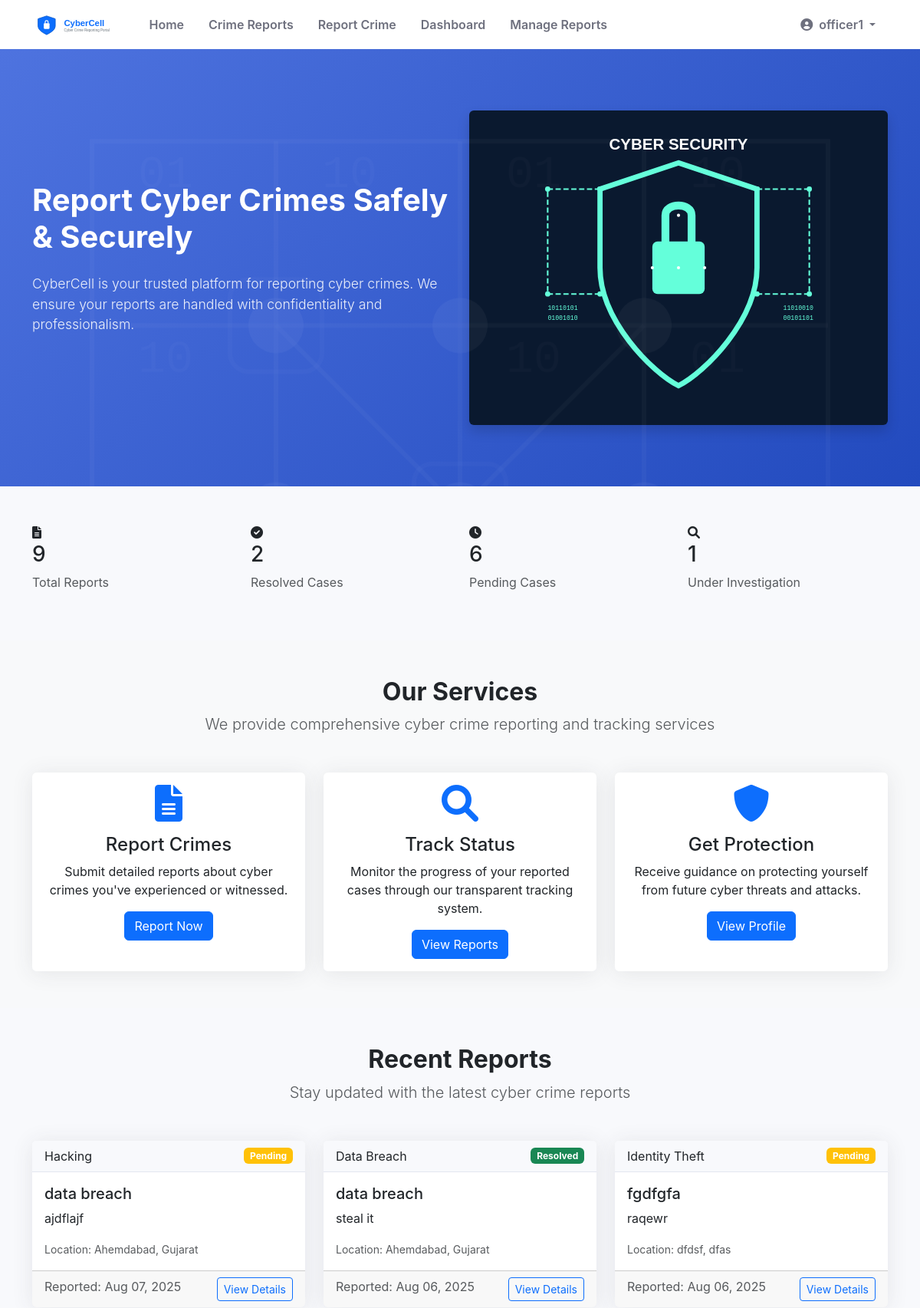
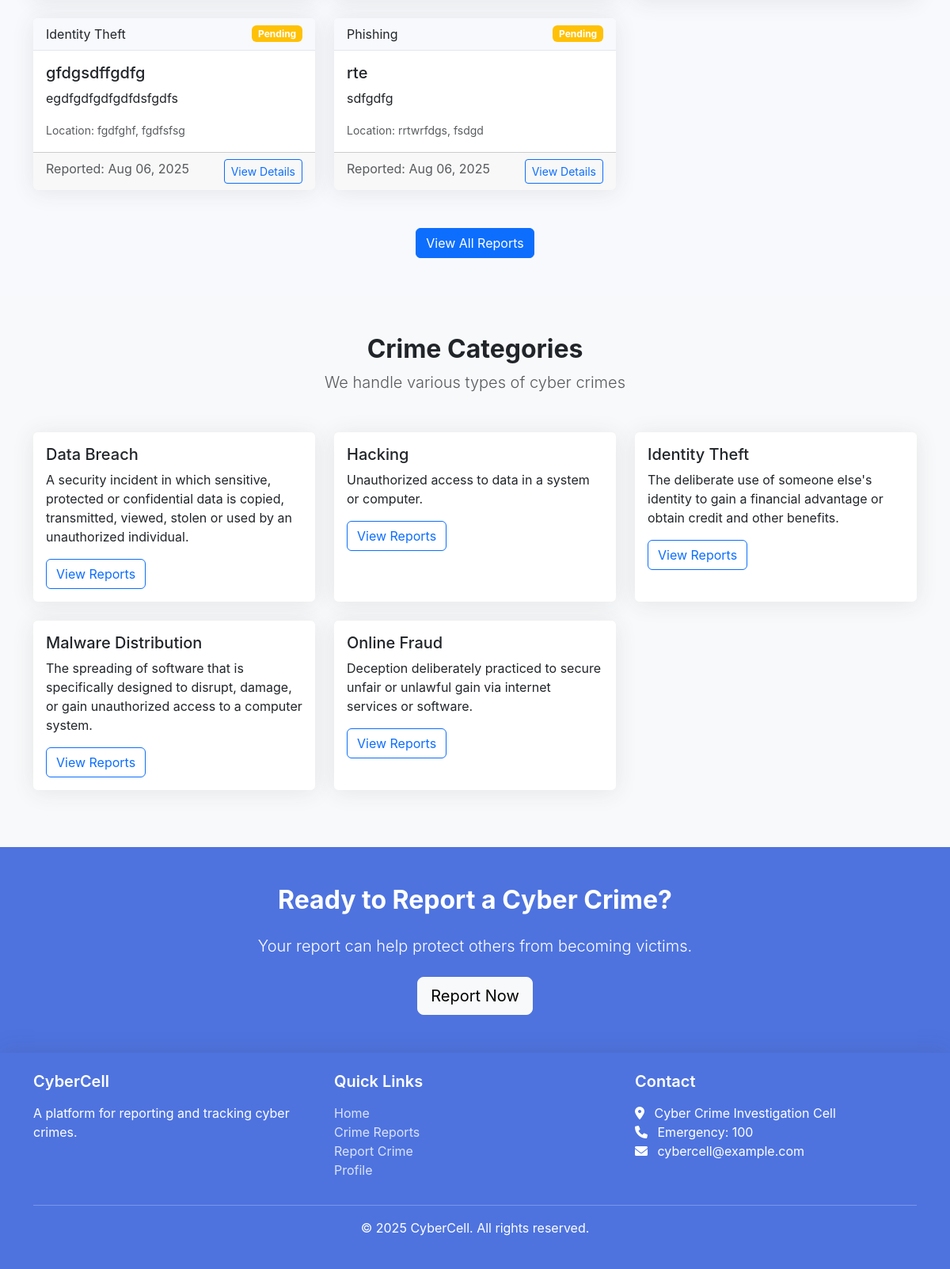
The page / (signed in) on the database its author committed (2 pictures, top to bottom).
### crime_report/models.py (models this page shows, shortened)
class CrimeReport(models.Model):
    STATUS_CHOICES = (
        ('pending', 'Pending'),
        ('investigating', 'Under Investigation'),
        ('resolved', 'Resolved'),
        ('closed', 'Closed'),
    )
    title = models.CharField(max_length=200)
    description = models.TextField()
    date_of_crime = models.DateField()
    time_of_crime = models.TimeField(null=True, blank=True)
    location = models.ForeignKey(Location, on_delete=models.CASCADE)
    category = models.ForeignKey(CrimeCategory, on_delete=models.CASCADE)
    reported_by = models.ForeignKey(User, on_delete=models.CASCADE, related_name='reported_crimes')
    reported_on = models.DateTimeField(default=timezone.now)
    status = models.CharField(max_length=20, choices=STATUS_CHOICES, default='pending')
    evidence_file = models.FileField(
        upload_to='evidence/',
        null=True,
        blank=True,
        validators=[validate_file_extension, validate_file_size, validate_file_content]
    )
    assigned_to = models.ForeignKey(
        User,
        on_delete=models.SET_NULL,
        null=True,
        blank=True,
        related_name='assigned_crimes',
        limit_choices_to={'profile__user_type__in': ['police', 'admin']}
    )
    def get_status_display_class(self):
        status_classes = {
            'pending': 'warning',
            'investigating': 'info',
            'resolved': 'success',
            'closed': 'secondary'
        }
        return status_classes.get(self.status, 'primary')
    def can_update_status(self, user):
        """Check if user can update the status"""
        return user.profile.user_type in ['police', 'admin']
    class Meta:
        ordering = ['-reported_on']
        permissions = [
            ("can_assign_cases", "Can assign cases to officers"),
            ("can_update_status", "Can update case status"),
            ("can_view_all_cases", "Can view all cases"),
        ]

class CrimeCategory(models.Model):
    name = models.CharField(max_length=100, unique=True)
    description = models.TextField(blank=True, null=True)
    class Meta:
        verbose_name_plural = "Crime Categories"
        ordering = ['name']

class Location(models.Model):
    city = models.CharField(max_length=100)
    state = models.CharField(max_length=100)
    area = models.CharField(max_length=100)
    pincode = models.CharField(
        max_length=10,
        validators=[RegexValidator(
            regex=r'^\d{6}$',
            message='Pincode must be 6 digits'
        )]
    )
    class Meta:
        ordering = ['state', 'city', 'area']
        unique_together = ['city', 'state', 'area', 'pincode']

### crime_report/views.py (the view)
# urls.py: path('', views.home, name='home'),
def home(request):
    crime_categories = CrimeCategory.objects.all()[:5]
    if request.user.is_authenticated:
        recent_reports = CrimeReport.objects.order_by('-reported_on')[:5]
    else:
        recent_reports = CrimeReport.objects.filter(status='resolved').order_by('-reported_on')[:5]
    total_reports = CrimeReport.objects.count()
    resolved_reports = CrimeReport.objects.filter(status='resolved').count()
    pending_reports = CrimeReport.objects.filter(status='pending').count()
    investigating_reports = CrimeReport.objects.filter(status='investigating').count()
    context = {
        'crime_categories': crime_categories,
        'recent_reports': recent_reports,
        'total_reports': total_reports,
        'resolved_reports': resolved_reports,
        'pending_reports': pending_reports,
        'investigating_reports': investigating_reports,
        'show_all_reports': request.user.is_authenticated,
    }
    return render(request, 'crime_report/home.html', context)

### templates/crime_report/home.html (shortened to what this page needs)
{% extends 'crime_report/base.html' %}
{% load static %}
{% block content %}
<section class="hero-section">
    <div class="container">
        <div class="row align-items-center">
            <div class="col-lg-6">
                <h1 class="display-4 fw-bold mb-4">Report Cyber Crimes Safely & Securely</h1>
                <p class="lead mb-4">CyberCell is your trusted platform for reporting cyber crimes. We ensure your reports are handled with confidentiality and professionalism.</p>
            </div>
            <div class="col-lg-6 d-none d-lg-block">
                <img src="{% static 'img/cyber-security.svg' %}" alt="Cyber Security" class="img-fluid rounded shadow">
            </div>
        </div>
    </div>
</section>
<section class="py-5">
    <div class="container">
        <div class="row">
            <div class="col-md-3">
                <div class="stats-card">
                    <i class="fas fa-file-alt"></i>
                    <h3>{{ total_reports }}</h3>
                    <p class="text-muted">Total Reports</p>
                </div>
            </div>
            <div class="col-md-3">
                <div class="stats-card">
                    <i class="fas fa-check-circle"></i>
                    <h3>{{ resolved_reports }}</h3>
                    <p class="text-muted">Resolved Cases</p>
                </div>
            </div>
            <div class="col-md-3">
                <div class="stats-card">
                    <i class="fas fa-clock"></i>
                    <h3>{{ pending_reports }}</h3>
                    <p class="text-muted">Pending Cases</p>
                </div>
            </div>
            <div class="col-md-3">
                <div class="stats-card">
                    <i class="fas fa-search"></i>
                    <h3>{{ investigating_reports }}</h3>
                    <p class="text-muted">Under Investigation</p>
                </div>
            </div>
        </div>
    </div>
</section>
<section class="py-5 bg-light">
    <div class="container">
        <div class="text-center mb-5">
            <h2 class="fw-bold">Our Services</h2>
            <p class="lead text-muted">We provide comprehensive cyber crime reporting and tracking services</p>
        </div>
        <div class="row g-4">
            <div class="col-md-4">
                <div class="card h-100">
                    <div class="card-body text-center">
                        <i class="fas fa-file-alt fa-3x text-primary mb-3"></i>
                        <h4 class="card-title">Report Crimes</h4>
                        <p class="card-text">Submit detailed reports about cyber crimes you've experienced or witnessed.</p>
                        {% if user.is_authenticated %}
                            <a href="{% url 'report_crime' %}" class="btn btn-primary">Report Now</a>
                        {% else %}
                            <a href="{% url 'login' %}" class="btn btn-primary">Login to Report</a>
                        {% endif %}
                    </div>
                </div>
            </div>
            <div class="col-md-4">
                <div class="card h-100">
                    <div class="card-body text-center">
                        <i class="fas fa-search fa-3x text-primary mb-3"></i>
                        <h4 class="card-title">Track Status</h4>
                        <p class="card-text">Monitor the progress of your reported cases through our transparent tracking system.</p>
                        <a href="{% url 'crime_list' %}" class="btn btn-primary">View Reports</a>
                    </div>
                </div>
            </div>
            <div class="col-md-4">
                <div class="card h-100">
                    <div class="card-body text-center">
                        <i class="fas fa-shield-alt fa-3x text-primary mb-3"></i>
                        <h4 class="card-title">Get Protection</h4>
                        <p class="card-text">Receive guidance on protecting yourself from future cyber threats and attacks.</p>
                        {% if user.is_authenticated %}
                            <a href="{% url 'profile' %}" class="btn btn-primary">View Profile</a>
                        {% else %}
                            <a href="{% url 'register' %}" class="btn btn-primary">Register Now</a>
                        {% endif %}
                    </div>
                </div>
            </div>
        </div>
    </div>
</section>
<section class="py-5">
    <div class="container">
        <div class="text-center mb-5">
            <h2 class="fw-bold">Recent Reports</h2>
            <p class="lead text-muted">Stay updated with the latest cyber crime reports</p>
        </div>
        <div class="row">
            {% if recent_reports %}
                {% for report in recent_reports %}
                    <div class="col-md-4 mb-4">
                        <div class="card h-100">
                            <div class="card-header d-flex justify-content-between align-items-center">
                                <span>{{ report.category.name }}</span>
                                <span class="badge bg-{{ report.get_status_display_class }}">{{ report.get_status_display }}</span>
                            </div>
                            <div class="card-body">
                                <h5 class="card-title">{{ report.title }}</h5>
                                <p class="card-text">{{ report.description|truncatewords:20 }}</p>
                                <p class="card-text"><small class="text-muted">Location: {{ report.location.city }}, {{ report.location.state }}</small></p>
                            </div>
                            <div class="card-footer text-muted d-flex justify-content-between">
                                <span>Reported: {{ report.reported_on|date:"M d, Y" }}</span>
                                <a href="{% url 'crime_detail' report.id %}" class="btn btn-sm btn-outline-primary">View Details</a>
                            </div>
                        </div>
                    </div>
                {% endfor %}
            {% else %}
                <div class="col-12 text-center">
                    <p>No reports available yet.</p>
                </div>
            {% endif %}
        </div>
        <div class="text-center mt-4">
            <a href="{% url 'crime_list' %}" class="btn btn-primary">View All Reports</a>
        </div>
    </div>
</section>
<section class="py-5 bg-light">
    <div class="container">
        <div class="text-center mb-5">
            <h2 class="fw-bold">Crime Categories</h2>
            <p class="lead text-muted">We handle various types of cyber crimes</p>
        </div>
        <div class="row">
            {% if crime_categories %}
                {% for category in crime_categories %}
                    <div class="col-md-4 mb-4">
                        <div class="card h-100">
                            <div class="card-body">
                                <h5 class="card-title">{{ category.name }}</h5>
                                <p class="card-text">{{ category.description|default:"No description available."|truncatewords:30 }}</p>
                                <a href="{% url 'crime_list' %}?category={{ category.id }}" class="btn btn-outline-primary">View Reports</a>
                            </div>
                        </div>
                    </div>
                {% endfor %}
            {% else %}
                <div class="col-12 text-center">
                    <p>No categories available yet.</p>
                </div>
            {% endif %}
        </div>
    </div>
</section>
<section class="py-5" style="background-color: var(--primary-color); color: white;">
    <div class="container text-center">
        <h2 class="fw-bold mb-4">Ready to Report a Cyber Crime?</h2>
        <p class="lead mb-4">Your report can help protect others from becoming victims.</p>
        {% if user.is_authenticated %}
            <a href="{% url 'report_crime' %}" class="btn btn-light btn-lg">Report Now</a>
        {% else %}
            <a href="{% url 'register' %}" class="btn btn-light btn-lg me-2">Register</a>
            <a href="{% url 'login' %}" class="btn btn-outline-light btn-lg">Login</a>
        {% endif %}
    </div>
</section>
{% endblock %}

### templates/crime_report/base.html (shortened to what this page needs)
<!DOCTYPE html>
<html lang="en">
<head>
    {% load static %}
    <link href="https://cdn.jsdelivr.net/npm/bootstrap@5.3.0-alpha1/dist/css/bootstrap.min.css" rel="stylesheet">
    <link rel="stylesheet" href="https://cdnjs.cloudflare.com/ajax/libs/font-awesome/6.0.0/css/all.min.css">
    <link rel="stylesheet" href="{% static 'css/style.css' %}">
</head>
<body>
    <nav class="navbar navbar-expand-lg navbar-custom">
        <div class="container">
            <a class="navbar-brand" href="{% url 'home' %}">
                <img src="{% static 'img/logo.svg' %}" alt="CyberCell Logo" height="30" class="d-inline-block align-top me-2">
            </a>
            <div class="collapse navbar-collapse" id="navbarNav">
                <ul class="navbar-nav me-auto">
                    <li class="nav-item">
                        <a class="nav-link" href="{% url 'home' %}">Home</a>
                    </li>
                    <li class="nav-item">
                        <a class="nav-link" href="{% url 'crime_list' %}">Crime Reports</a>
                    </li>
                    {% if user.is_authenticated %}
                        <li class="nav-item">
                            <a class="nav-link" href="{% url 'report_crime' %}">Report Crime</a>
                        </li>
                        {% if user.profile.user_type == 'admin' or user.profile.user_type == 'police' %}
                            <li class="nav-item">
                                <a class="nav-link" href="{% url 'admin_dashboard' %}">Dashboard</a>
                            </li>
                            <li class="nav-item">
                                <a class="nav-link" href="{% url 'manage_reports' %}">Manage Reports</a>
                            </li>
                        {% endif %}
                    {% endif %}
                </ul>
                <ul class="navbar-nav">
                    {% if user.is_authenticated %}
                        <li class="nav-item dropdown">
                            <a class="nav-link dropdown-toggle" href="#" id="navbarDropdown" role="button" data-bs-toggle="dropdown">
                                <i class="fas fa-user-circle me-1"></i> {{ user.username }}
                            </a>
                        </li>
                    {% endif %}
                </ul>
            </div>
        </div>
    </nav>
    {% block content %}{% endblock %}
    <footer class="footer">
        <div class="container">
            <div class="row">
                <div class="col-md-4">
                    <h5>CyberCell</h5>
                    <p>A platform for reporting and tracking cyber crimes.</p>
                </div>
                <div class="col-md-4">
                    <h5>Quick Links</h5>
                    <ul class="list-unstyled">
                        <li><a href="{% url 'home' %}">Home</a></li>
                        <li><a href="{% url 'crime_list' %}">Crime Reports</a></li>
                        {% if user.is_authenticated %}
                            <li><a href="{% url 'report_crime' %}">Report Crime</a></li>
                            <li><a href="{% url 'profile' %}">Profile</a></li>
                        {% else %}
                            <li><a href="{% url 'login' %}">Login</a></li>
                            <li><a href="{% url 'register' %}">Register</a></li>
                        {% endif %}
                    </ul>
                </div>
                <div class="col-md-4">
                    <h5>Contact</h5>
                    <address>
                        <i class="fas fa-map-marker-alt me-2"></i> Cyber Crime Investigation Cell<br>
                        <i class="fas fa-phone me-2"></i> Emergency: 100<br>
                        <i class="fas fa-envelope me-2"></i> cybercell@example.com
                    </address>
                </div>
            </div>
            <hr class="bg-light">
            <div class="text-center">
                <p>&copy; {% now "Y" %} CyberCell. All rights reserved.</p>
            </div>
        </div>
    </footer>
    <link rel="stylesheet" href="https://cdn.jsdelivr.net/npm/flatpickr/dist/flatpickr.min.css">
</body>
</html>

### rows shown on the page
CrimeReport: category.name "Hacking", status "Pending", title "data breach", description "ajdflajf", location.city "Ahemdabad", location.state "Gujarat", reported_on "Aug 07, 2025"
CrimeReport: category.name "Data Breach", status "Resolved", title "data breach", description "steal it", location.city "Ahemdabad", location.state "Gujarat", reported_on "Aug 06, 2025"
CrimeReport: category.name "Identity Theft", status "Pending", title "fgdfgfa", description "raqewr", location.city "dfdsf", location.state "dfas", reported_on "Aug 06, 2025"
CrimeReport: category.name "Identity Theft", status "Pending", title "gfdgsdffgdfg", description "egdfgdfgdfgdfdsfgdfs", location.city "fgdfghf", location.state "fgdfsfsg", reported_on "Aug 06, 2025"
CrimeReport: category.name "Phishing", status "Pending", title "rte", description "sdfgdfg", location.city "rrtwrfdgs", location.state "fsdgd", reported_on "Aug 06, 2025"
CrimeCategory: name "Data Breach", description "A security incident in which sensitive, protected or confidential data is copied, transmitted, viewed, stolen or used by an unauthorized individual."
CrimeCategory: name "Hacking", description "Unauthorized access to data in a system or computer."
CrimeCategory: name "Identity Theft", description "The deliberate use of someone else's identity to gain a financial advantage or obtain credit and other benefits."
CrimeCategory: name "Malware Distribution", description "The spreading of software that is specifically designed to disrupt, damage, or gain unauthorized access to a computer system."
CrimeCategory: name "Online Fraud", description "Deception deliberately practiced to secure unfair or unlawful gain via internet services or software."

### other values the page prints
{{ user.username }} "officer1"
{{ total_reports }} "9"
{{ resolved_reports }} "2"
{{ pending_reports }} "6"
{{ investigating_reports }} "1"
